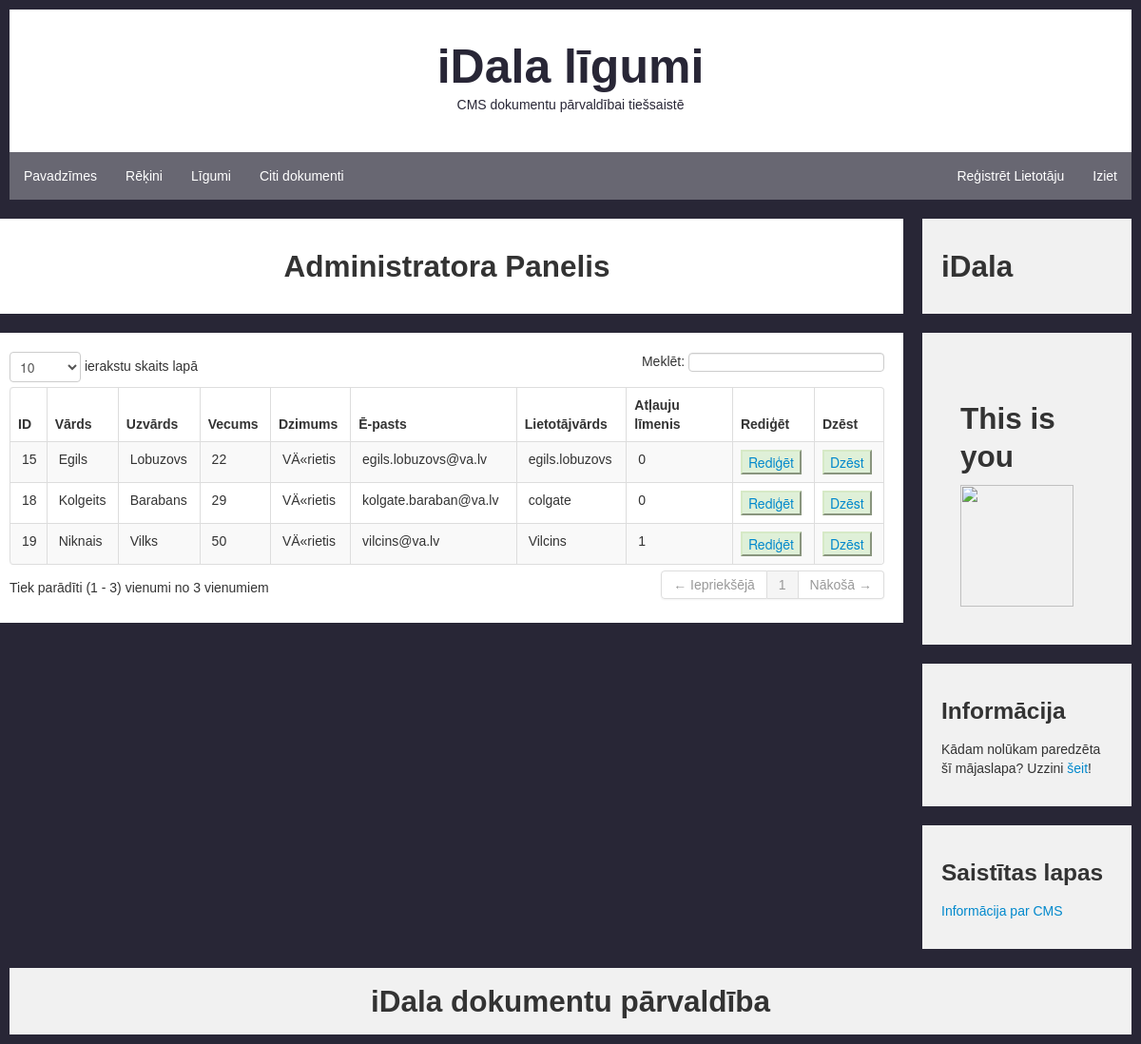
Page /admin.php (signed in) on the committed database.
### tables this page shows
CREATE TABLE `users` (
  `id` int(11) NOT NULL,
  `fname` varchar(20) NOT NULL,
  `lname` varchar(20) NOT NULL,
  `age` int(11) NOT NULL,
  `gender` varchar(20) NOT NULL,
  `email` varchar(50) NOT NULL,
  `username` varchar(50) NOT NULL,
  `password` varchar(50) NOT NULL,
  `access` int(11) NOT NULL
);

### admin.php (the view, shortened to what this page needs)
<?php
if(empty($_SESSION['login_user'])){
    echo "<meta http-equiv='refresh' content='0;url=/cms/index.php'>";
}
else{
if($_SESSION['user'] == 0){
$conn=new PDO('mysql:host=localhost; dbname=csm', 'root', '') or die(mysql_error());
?>
<!DOCTYPE html>
<html>
<head>
    <link href="css/bootstrap.css" rel="stylesheet" type="text/css" media="screen">
    <link rel="stylesheet" type="text/css" href="css/DT_bootstrap.css">
    <link rel="stylesheet" type="text/css" href="style.css">
</head>
<body>
<div class="header">
    <h1>iDala līgumi</h1>
    <p>CMS dokumentu pārvaldībai tiešsaistē</p>
</div>
<div class="topnav">
    <a href="pavadzimes.php">Pavadzīmes</a>
    <a href="rekini.php">Rēķini</a>
    <a href="ligumi.php">Līgumi</a>
    <a href="citi.php">Citi dokumenti</a>
    <a href="logout.php" style="float:right">Iziet</a>
    <?php
    if($_SESSION['user'] == 0){
    ?>
    <a href="register.php" style="float:right">Reģistrēt Lietotāju</a>
    <?php
    }
    ?>
</div>
<div class="row">
    <div class="leftcolumn">
        <div class="cardDifferent">
            <h2 align="center">Administratora Panelis</h2>
        </div>
        <div class="cardDifferent">
            <table cellpadding="0" cellspacing="0" border="0" class="table table-striped table-bordered" id="example">
                <thead>
                <tr>
                    <th align="center">ID</th>
                    <th align="center">Vārds</th>
                    <th align="center">Uzvārds</th>
                    <th align="center">Vecums</th>
                    <th align="center">Dzimums</th>
                    <th align="center">Ē-pasts</th>
                    <th align="center">Lietotājvārds</th>
                    <th align="center">Atļauju līmenis</th>
                    <th align="center">Rediģēt</th>
                    <th align="center">Dzēst</th>
                </tr>
                </thead>
                <?php
                $query=$conn->query("select * from users order by id");
                while($row=$query->fetch()){
                    $id=$row['id'];
                    $f_name=$row['fname'];
                    $l_name=$row['lname'];
                    $age = $row['age'];
                    $gender = $row['gender'];
                    $email = $row['email'];
                    $username = $row['username'];
                    $access = $row['access'];
                    ?>
                    <tr>
                        <td>
                            &nbsp;<?php echo $id ;?>
                        </td>
                        <td>
                            &nbsp;<?php echo $f_name ;?>
                        </td>
                        <td>
                            &nbsp;<?php echo $l_name ;?>
                        </td>
                        <td>
                            &nbsp;<?php echo $age ;?>
                        </td>
                        <td>
                            &nbsp;<?php echo $gender ;?>
                        </td>
                        <td>
                            &nbsp;<?php echo $email ;?>
                        </td>
                        <td>
                            &nbsp;<?php echo $username ;?>
                        </td>
                        <td>
                            &nbsp;<?php echo $access ;?>
                        </td>
                        <td>
                            <button class="alert-success"><a href="edit_user.php?edit=<?php echo $id;?>">Rediģēt</a></button>
                        </td>
                        <td>
                            <button class="alert-success"><a href="delete.php?del=<?php echo $id;?>">Dzēst</a></button>
                        </td>
                    </tr>
                <?php }?>
            </table>
        </div>
    </div>
    <div class="rightcolumn">
  <div class ="card">
	<h2>iDala</h2>
	</div>
	<div class ="card">
    <div id="imageTag">
	<h2> This is you </h2>
    </div>
	</div>
    <div class="card">
		<h3>Informācija</h3>
        <p>Kādam nolūkam paredzēta šī mājaslapa? Uzzini <a href ="why.html">šeit</a>!<br></p>
    </div>
    <div class="card">
      <h3>Saistītas lapas</h3>
        <p><a href ="https://lv.wikipedia.org/wiki/Satura_p%C4%81rvald%C4%ABbas_sist%C4%93ma">Informācija par CMS</a><br></p>
    </div>
  </div>
</div>
<div class="footer">
    <h2>iDala dokumentu pārvaldība</h2>
</div>
</body>
</html>
<?php
}else{
    echo "<meta http-equiv='refresh' content='0;url=/cms/index.php'>";
}
}

### style.css (style rules this page uses)
#imageTag { background: #f1f1f1; padding: 20px; margin-top: 20px; }
* { box-sizing: border-box; }
body { font-family: Arial; padding: 10px; background-color: #282636; }
.header { padding: 30px; text-align: center; background: white; color: #282636; }
.header h1 { font-size: 50px; color: #282636; }
.topnav { overflow: hidden; background-color: #686772; }
.topnav a { float: left; display: block; color: white; text-align: center; padding: 15px 15px; text-decoration: none; }
.leftcolumn { float: left; width: 80%; }
.rightcolumn { float: left; width: 20%; padding-left: 20px; }
.card { background-color: #f1f1f1; padding: 20px; margin-top: 20px; }
.cardDifferent { background-color: white; padding: 20px; margin-top: 20px; }
.row:after { content: ""; display: table; clear: both; }
.footer { padding: 5px; text-align: center; background: #f1f1f1; margin-top: 20px; }

### rows in the picture
users: id "15", fname "Egils", lname "Lobuzovs", age "22", gender "VÄ«rietis", email "egils.lobuzovs@va.lv", username "egils.lobuzovs", access "0"
users: id "18", fname "Kolgeits", lname "Barabans", age "29", gender "VÄ«rietis", email "kolgate.baraban@va.lv", username "colgate", access "0"
users: id "19", fname "Niknais", lname "Vilks", age "50", gender "VÄ«rietis", email "vilcins@va.lv", username "Vilcins", access "1"
